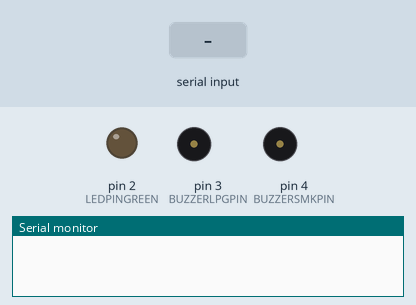
This sketch was run on a simulated Arduino Mega 2560, built with avr-gcc and run on an emulated ATmega2560. Shown: output pins drawn as LEDs (lit = HIGH), buzzer (waves = sounding, pin HIGH), the last lines printed to the serial monitor. The test bench sets the inputs (shaded band). Pins used as bus, display or sensor lines are not drawn.

Above: at 1.2 s.
1.3 s: "GreenLed_ON\n" received over the second serial link
At 2.4 s:
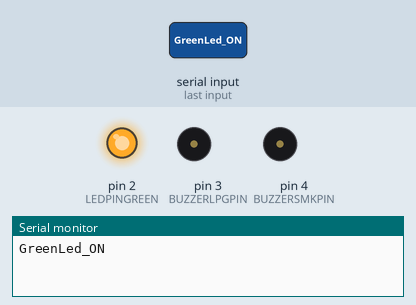
2.8 s: "LPGBuzzer_ON\n" received over the second serial link
At 3.06 s:
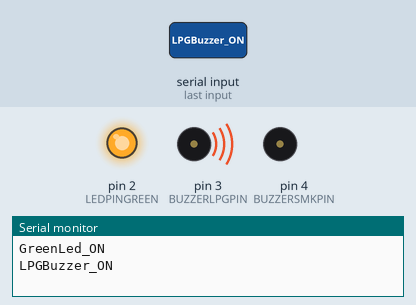
4.8 s: "GreenLed_OFF\n" received over the second serial link
At 6.0 s:
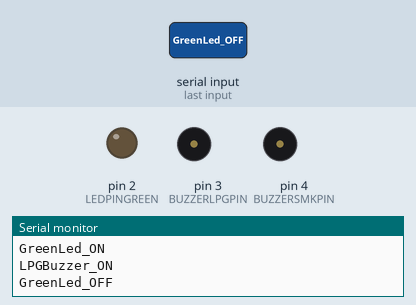
6.3 s: "LPGBuzzer_ON\n" received over the second serial link
At 6.56 s:
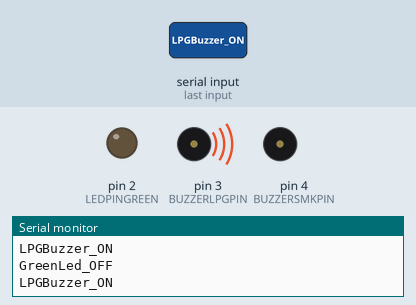
Timing chart, 0 to 9.3 s (numbered marks = the images above; inputs shaded):
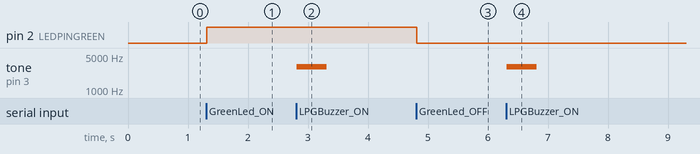

The sketch:

NotificationSensor.ino
```cpp
String component_componentStatus;

#define LEDPINRED 0
#define LEDPINYELLOW 1
#define LEDPINGREEN 2
#define BUZZERLPGPIN 3
#define BUZZERSMKPIN 4

#define rxPin 7 // Teensy pin 7 <--> HC-05 Tx
#define txPin 8 // Teensy pin 8 <--> HC-05 Rx


void setup() {
  // Setup serial for monitor
  Serial.begin(9600);

  pinMode(LEDPINRED, OUTPUT);
  pinMode(LEDPINYELLOW, OUTPUT);
  pinMode(LEDPINGREEN, OUTPUT);
  pinMode(BUZZERLPGPIN, OUTPUT);
  pinMode(BUZZERSMKPIN, OUTPUT);

  // Setup Serial1 for BlueTooth
  Serial1.begin(9600);
}

void loop() {
  if(Serial1.available() > 0)
  { // Checks whether data is comming from the serial port

    component_componentStatus = Serial1.readStringUntil('\n');
    component_componentStatus.trim();
    Serial.println(component_componentStatus);

    //Leds
    if(component_componentStatus == "RedLed_ON")
    {
        digitalWrite(LEDPINRED, HIGH);
    }
    else if(component_componentStatus == "RedLed_OFF")
    {
        digitalWrite(LEDPINRED, LOW);
    }

    if(component_componentStatus == "YellowLed_ON")
    {
        digitalWrite(LEDPINYELLOW, HIGH);
    }
    else if(component_componentStatus == "YellowLed_OFF")
    {
        digitalWrite(LEDPINYELLOW, LOW);
    }

    if(component_componentStatus == "GreenLed_ON")
    {
        digitalWrite(LEDPINGREEN, HIGH);
    }
    else if(component_componentStatus == "GreenLed_OFF")
    {
        digitalWrite(LEDPINGREEN, LOW);
    }

    //Buzzer

    if(component_componentStatus == "LPGBuzzer_ON")
    {
        digitalWrite(BUZZERLPGPIN, HIGH);
        tone(BUZZERLPGPIN, 3000,500);
    }
    else if(component_componentStatus == "LPGBuzzer_OFF")
    {
        digitalWrite(BUZZERLPGPIN, LOW);
    }

    if(component_componentStatus == "SMKBuzzer_ON")
    {
        digitalWrite(BUZZERSMKPIN, HIGH);
    }
    else if(component_componentStatus == "SMKBuzzer_OFF")
    {
        digitalWrite(BUZZERSMKPIN, LOW);
    }

  }
}
```

Measured:
- after the input at 1.3 s, pin 2 (LEDPINGREEN): LOW → HIGH at once
- after the input at 2.8 s, tone on pin 3 (BUZZERLPGPIN): silent → 3000 Hz at once, → silent 0.50 s later
- after the input at 4.8 s, pin 2 (LEDPINGREEN): HIGH → LOW at once
- after the input at 6.3 s, tone on pin 3 (BUZZERLPGPIN): silent → 3000 Hz at once, → silent 0.50 s later
